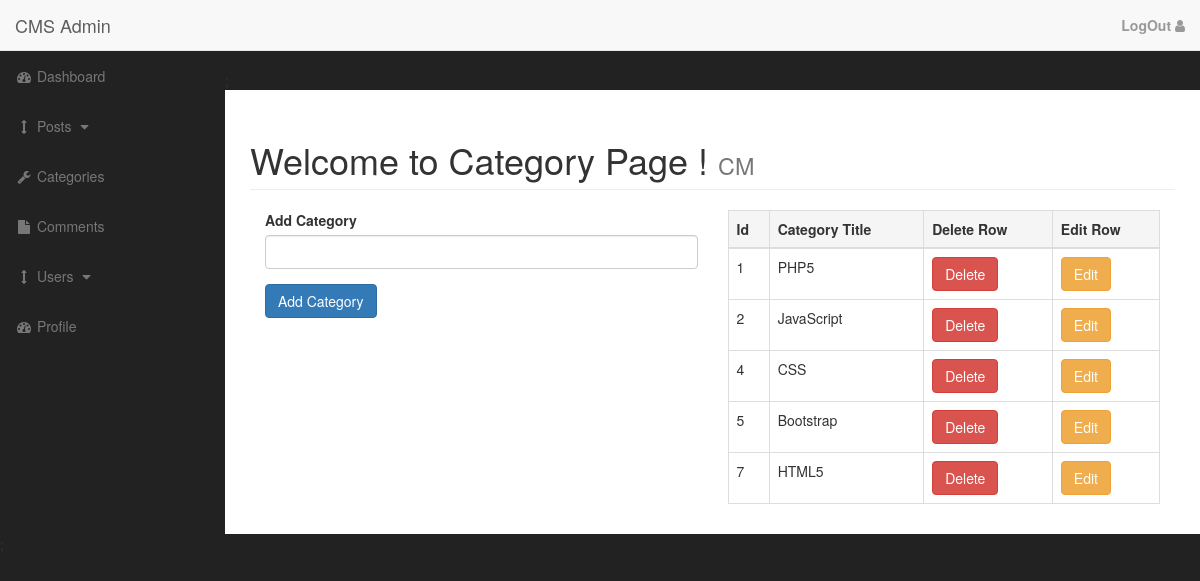
The app's page /admin/categories.php with its own data.
### tables this page shows
CREATE TABLE `categories` (
  `cat_id` int(3) NOT NULL,
  `cat_title` varchar(255) NOT NULL
);

### admin/categories.php (the view, shortened to what this page needs)
<?php include "includes/admin_header.php" ?>;
    <div id="wrapper">
        <?php include "includes/admin_navigation.php" ?>;
        <div id="page-wrapper">
            <div class="container-fluid">
                <div class="row">
                    <div class="col-lg-12">
                        <h1 class="page-header">
                            Welcome to Category Page !
                            <small>CM</small>
                        </h1>
                        <div class="col-xs-6">
                            <form action="" method="POST">
                                <div class="form-group">
                                <label for="cat-title">Add Category</label>
                                    <input type="text" class="form-control" name="cat_title">
                                </div>
                                <div class="form-group">
                                    <button type="submit" class="btn btn-primary" name="submit">Add Category</button>
                                </div>
                            </form>
                        </div>
                        <div class="col-xs-6">
                            <div class="table-responsive">
                            <table class="table table-bordered table-hover">
                                <thead>
                                    <tr class="active">
                                        <th>Id</th>
                                        <th>Category Title</th>
                                        <th>Delete Row</th>
                                        <th>Edit Row</th>
                                    </tr>
                                </thead>
                                <tbody>
                                <?php
                                 $query = "SELECT * FROM categories";
                                 $select_categories = mysqli_query($connection,$query);
                                while($row = mysqli_fetch_assoc($select_categories)){
                                    $cat_id = $row['cat_id'];
                                    $cat_title = $row['cat_title'];
                                    echo "<tr>";
                                    echo "<td>{$cat_id}</td>";
                                    echo "<td>{$cat_title}</td>";
                                    echo "<td><a href='categories.php?delete={$cat_id}'><button class='btn btn-danger'>Delete</button></a></td>";
                                    echo "<td><a href='categories.php?edit={$cat_id}'><button class='btn btn-warning'>Edit</button></a></td>";
                                    echo "</tr>";
                                 }
                                ?>
                                </tbody>
                            </table>
                            </div>
                        </div>
                    </div>
                </div>
            </div>
        </div>
    <?php include "includes/admin_footer.php" ?>;

### admin/css/sb-admin.css (style rules this page uses)
body { margin-top: 100px; background-color: #222; }
@media (min-width:768px) { body { margin-top: 50px; } }
#wrapper { padding-left: 0; }
#page-wrapper { width: 100%; padding: 0; background-color: #fff; }
@media (min-width:768px) { #wrapper { padding-left: 225px; } }
@media (min-width:768px) { #page-wrapper { padding: 10px; } }

### records on screen
categories: cat_id "1", cat_title "PHP5"
categories: cat_id "2", cat_title "JavaScript"
categories: cat_id "4", cat_title "CSS"
categories: cat_id "5", cat_title "Bootstrap"
categories: cat_id "7", cat_title "HTML5"
